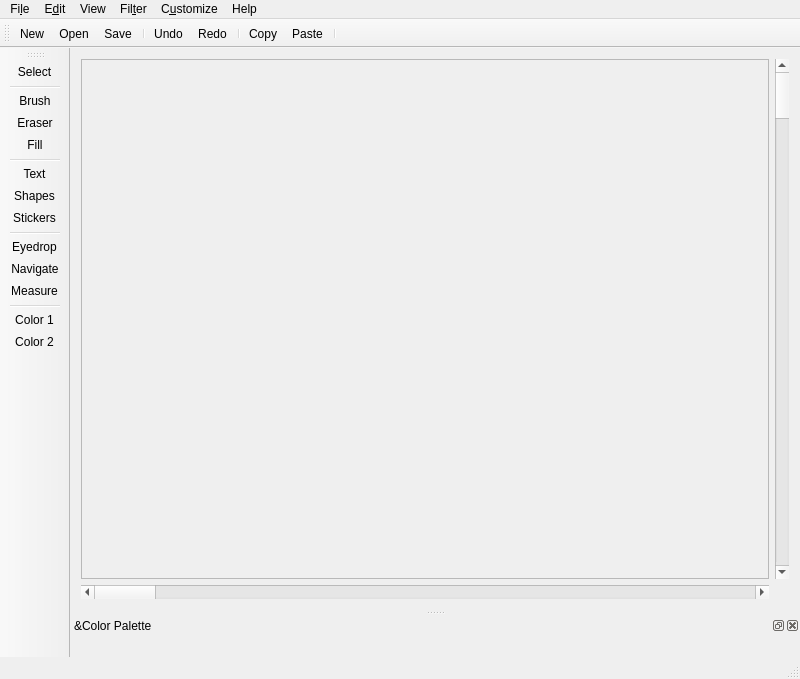
<?xml version="1.0" encoding="UTF-8"?>
<!--
 Addle source code
 Copyright 2019 Eleanor Hawk
 Modification and distribution permitted under the terms of the MIT License.
 See "LICENSE" for full details.
-->
<ui version="4.0">
 <class>MainWindow</class>
 <widget class="QMainWindow" name="MainWindow">
  <property name="geometry">
   <rect>
    <x>0</x>
    <y>0</y>
    <width>800</width>
    <height>679</height>
   </rect>
  </property>
  <property name="sizePolicy">
   <sizepolicy hsizetype="Preferred" vsizetype="Minimum">
    <horstretch>0</horstretch>
    <verstretch>0</verstretch>
   </sizepolicy>
  </property>
  <property name="windowTitle">
   <string>Addle</string>
  </property>
  <widget class="QWidget" name="centralWidget">
   <layout class="QGridLayout" name="gridLayout_4">
    <item row="0" column="0">
     <layout class="QGridLayout" name="gridLayout_2">
      <item row="0" column="0">
       <widget class="QFrame" name="frame">
        <property name="frameShape">
         <enum>QFrame::StyledPanel</enum>
        </property>
        <property name="frameShadow">
         <enum>QFrame::Raised</enum>
        </property>
        <layout class="QGridLayout" name="gridLayout">
         <item row="0" column="0">
          <widget class="EditorViewPort" name="editorViewPort" native="true">
           <property name="minimumSize">
            <size>
             <width>320</width>
             <height>240</height>
            </size>
           </property>
          </widget>
         </item>
        </layout>
       </widget>
      </item>
      <item row="0" column="1">
       <widget class="QScrollBar" name="verticalScrollBar">
        <property name="orientation">
         <enum>Qt::Vertical</enum>
        </property>
       </widget>
      </item>
      <item row="1" column="0">
       <widget class="QScrollBar" name="horizontalScrollBar">
        <property name="orientation">
         <enum>Qt::Horizontal</enum>
        </property>
       </widget>
      </item>
     </layout>
    </item>
   </layout>
  </widget>
  <widget class="QMenuBar" name="menuBar">
   <property name="geometry">
    <rect>
     <x>0</x>
     <y>0</y>
     <width>800</width>
     <height>23</height>
    </rect>
   </property>
   <widget class="QMenu" name="menuFile">
    <property name="title">
     <string>Fi&amp;le</string>
    </property>
    <addaction name="actionNew"/>
    <addaction name="actionOpen"/>
    <addaction name="actionSave"/>
    <addaction name="actionSave_As"/>
    <addaction name="separator"/>
    <addaction name="actionPrint"/>
   </widget>
   <widget class="QMenu" name="menuEdit">
    <property name="title">
     <string>E&amp;dit</string>
    </property>
    <addaction name="actionUndo"/>
    <addaction name="actionRedo"/>
    <addaction name="separator"/>
    <addaction name="actionCopy"/>
    <addaction name="actionCut"/>
    <addaction name="actionPaste"/>
    <addaction name="actionPaste_as_Layer"/>
    <addaction name="actionDelete"/>
    <addaction name="separator"/>
    <addaction name="actionImport"/>
    <addaction name="actionExport"/>
    <addaction name="separator"/>
    <addaction name="actionScale_Rotate"/>
    <addaction name="actionCrop_to_Selection"/>
   </widget>
   <widget class="QMenu" name="menuView">
    <property name="title">
     <string>View</string>
    </property>
    <addaction name="separator"/>
    <addaction name="actionAdvanced_Tools"/>
    <addaction name="actionLayers_2"/>
    <addaction name="actionColor_Pallete"/>
   </widget>
   <widget class="QMenu" name="menuHelp">
    <property name="title">
     <string>Help</string>
    </property>
    <addaction name="actionHelp"/>
    <addaction name="actionAbout"/>
   </widget>
   <widget class="QMenu" name="menuFilter">
    <property name="title">
     <string>Fil&amp;ter</string>
    </property>
    <addaction name="actionInvert_colors"/>
    <addaction name="actionBlur"/>
    <addaction name="actionSharpen"/>
    <addaction name="actionHLS_Adjust"/>
    <addaction name="actionBrightness_Contrast"/>
   </widget>
   <widget class="QMenu" name="menuCustomize">
    <property name="title">
     <string>C&amp;ustomize</string>
    </property>
    <addaction name="actionSticker_Packs"/>
    <addaction name="actionColor_Palettes"/>
    <addaction name="separator"/>
    <addaction name="actionPreferences_2"/>
   </widget>
   <addaction name="menuFile"/>
   <addaction name="menuEdit"/>
   <addaction name="menuView"/>
   <addaction name="menuFilter"/>
   <addaction name="menuCustomize"/>
   <addaction name="menuHelp"/>
  </widget>
  <widget class="QStatusBar" name="statusBar"/>
  <widget class="QDockWidget" name="dockWidget_4">
   <property name="windowTitle">
    <string>&amp;Color Palette</string>
   </property>
   <attribute name="dockWidgetArea">
    <number>8</number>
   </attribute>
   <widget class="QWidget" name="dockWidgetContents_4">
    <layout class="QGridLayout" name="gridLayout_3">
     <item row="0" column="0">
      <widget class="QWidget" name="widget" native="true">
       <property name="sizePolicy">
        <sizepolicy hsizetype="Expanding" vsizetype="Maximum">
         <horstretch>0</horstretch>
         <verstretch>0</verstretch>
        </sizepolicy>
       </property>
      </widget>
     </item>
    </layout>
   </widget>
  </widget>
  <widget class="QToolBar" name="toolBar">
   <property name="windowTitle">
    <string>toolBar</string>
   </property>
   <attribute name="toolBarArea">
    <enum>TopToolBarArea</enum>
   </attribute>
   <attribute name="toolBarBreak">
    <bool>false</bool>
   </attribute>
   <addaction name="actionNew"/>
   <addaction name="actionOpen"/>
   <addaction name="actionSave"/>
   <addaction name="separator"/>
   <addaction name="actionUndo"/>
   <addaction name="actionRedo"/>
   <addaction name="separator"/>
   <addaction name="actionCopy"/>
   <addaction name="actionPaste"/>
   <addaction name="separator"/>
  </widget>
  <widget class="QToolBar" name="toolBar_3">
   <property name="windowTitle">
    <string>toolBar_3</string>
   </property>
   <attribute name="toolBarArea">
    <enum>LeftToolBarArea</enum>
   </attribute>
   <attribute name="toolBarBreak">
    <bool>false</bool>
   </attribute>
   <addaction name="action_toolselect_select"/>
   <addaction name="separator"/>
   <addaction name="action_toolselect_brush"/>
   <addaction name="action_toolselect_eraser"/>
   <addaction name="action_toolselect_fill"/>
   <addaction name="separator"/>
   <addaction name="action_toolselect_text"/>
   <addaction name="action_toolselect_shapes"/>
   <addaction name="action_toolselect_stickers"/>
   <addaction name="separator"/>
   <addaction name="action_toolselect_eyedrop"/>
   <addaction name="action_toolselect_navigate"/>
   <addaction name="action_toolselect_measure"/>
   <addaction name="separator"/>
   <addaction name="action_Color_1"/>
   <addaction name="actionColor_2"/>
  </widget>
  <action name="actionUndo">
   <property name="text">
    <string>&amp;Undo</string>
   </property>
  </action>
  <action name="actionRedo">
   <property name="text">
    <string>&amp;Redo</string>
   </property>
  </action>
  <action name="actionCopy">
   <property name="text">
    <string>&amp;Copy</string>
   </property>
  </action>
  <action name="actionCut">
   <property name="text">
    <string>Cut</string>
   </property>
  </action>
  <action name="actionPaste">
   <property name="text">
    <string>&amp;Paste</string>
   </property>
  </action>
  <action name="actionNew">
   <property name="text">
    <string>&amp;New</string>
   </property>
  </action>
  <action name="actionOpen">
   <property name="text">
    <string>&amp;Open</string>
   </property>
  </action>
  <action name="actionSave">
   <property name="text">
    <string>&amp;Save</string>
   </property>
  </action>
  <action name="actionSave_As">
   <property name="text">
    <string>Sa&amp;ve As</string>
   </property>
  </action>
  <action name="actionPreferences">
   <property name="text">
    <string>Preferences</string>
   </property>
  </action>
  <action name="actionPreferences_2">
   <property name="text">
    <string>Pr&amp;eferences...</string>
   </property>
  </action>
  <action name="actionReset">
   <property name="text">
    <string>&amp;Reset View</string>
   </property>
  </action>
  <action name="actionReset_Rotation">
   <property name="text">
    <string>R&amp;eset Rotation</string>
   </property>
  </action>
  <action name="actionZoom_to_Fit">
   <property name="text">
    <string>&amp;Zoom to Fit</string>
   </property>
  </action>
  <action name="action_turntableCcw">
   <property name="text">
    <string>Rotate Left</string>
   </property>
  </action>
  <action name="action_turntableCw">
   <property name="text">
    <string>Rotate Right</string>
   </property>
  </action>
  <action name="action_toolselect_brush">
   <property name="checkable">
    <bool>false</bool>
   </property>
   <property name="text">
    <string>Brush</string>
   </property>
  </action>
  <action name="action_toolselect_shapes">
   <property name="checkable">
    <bool>false</bool>
   </property>
   <property name="text">
    <string>Shapes</string>
   </property>
  </action>
  <action name="action_toolselect_select">
   <property name="checkable">
    <bool>false</bool>
   </property>
   <property name="text">
    <string>Select</string>
   </property>
  </action>
  <action name="actionHelp">
   <property name="text">
    <string>&amp;Help</string>
   </property>
  </action>
  <action name="actionAbout">
   <property name="text">
    <string>&amp;About</string>
   </property>
  </action>
  <action name="action_toolselect_eraser">
   <property name="checkable">
    <bool>false</bool>
   </property>
   <property name="text">
    <string>Eraser</string>
   </property>
  </action>
  <action name="actionNavigat">
   <property name="text">
    <string>&amp;Navigator</string>
   </property>
  </action>
  <action name="actionLayers">
   <property name="text">
    <string>&amp;Layers</string>
   </property>
  </action>
  <action name="actionColor_Wheel">
   <property name="text">
    <string>&amp;Colors</string>
   </property>
  </action>
  <action name="actionCrop">
   <property name="text">
    <string>Crop</string>
   </property>
  </action>
  <action name="action_toolselect_navigate">
   <property name="checkable">
    <bool>false</bool>
   </property>
   <property name="text">
    <string>Navigate</string>
   </property>
  </action>
  <action name="action_toolselect_measure">
   <property name="checkable">
    <bool>false</bool>
   </property>
   <property name="text">
    <string>Measure</string>
   </property>
  </action>
  <action name="action_toolselect_fill">
   <property name="checkable">
    <bool>false</bool>
   </property>
   <property name="text">
    <string>Fill</string>
   </property>
  </action>
  <action name="action_toolselect_text">
   <property name="checkable">
    <bool>false</bool>
   </property>
   <property name="text">
    <string>Text</string>
   </property>
  </action>
  <action name="action_toolselect_eyedrop">
   <property name="checkable">
    <bool>false</bool>
   </property>
   <property name="text">
    <string>Eyedrop</string>
   </property>
  </action>
  <action name="actionImport">
   <property name="text">
    <string>&amp;Import...</string>
   </property>
  </action>
  <action name="actionExport">
   <property name="text">
    <string>&amp;Export...</string>
   </property>
  </action>
  <action name="actionPaste_as_Layer">
   <property name="text">
    <string>Paste as &amp;Layer</string>
   </property>
  </action>
  <action name="actionPrint">
   <property name="text">
    <string>&amp;Print</string>
   </property>
  </action>
  <action name="actionAdvanced_Tools">
   <property name="text">
    <string>&amp;Navigator</string>
   </property>
  </action>
  <action name="actionInvert_colors">
   <property name="text">
    <string>&amp;Invert colors</string>
   </property>
  </action>
  <action name="actionBlur">
   <property name="text">
    <string>&amp;Blur</string>
   </property>
  </action>
  <action name="actionSharpen">
   <property name="text">
    <string>&amp;Sharpen</string>
   </property>
  </action>
  <action name="actionHLS_Adjust">
   <property name="text">
    <string>&amp;HLS Adjust</string>
   </property>
  </action>
  <action name="actionBrightness_Contrast">
   <property name="text">
    <string>Brightness / &amp;Contrast</string>
   </property>
  </action>
  <action name="actionScale_Rotate">
   <property name="text">
    <string>&amp;Scale / Rotate</string>
   </property>
  </action>
  <action name="actionCrop_to_Selection">
   <property name="text">
    <string>Cr&amp;op</string>
   </property>
  </action>
  <action name="actionSticker_Packs">
   <property name="text">
    <string>&amp;Sticker Packs</string>
   </property>
  </action>
  <action name="actionColor_Palettes">
   <property name="text">
    <string>&amp;Color Palettes</string>
   </property>
  </action>
  <action name="action_toolselect_stickers">
   <property name="checkable">
    <bool>false</bool>
   </property>
   <property name="text">
    <string>Stickers</string>
   </property>
  </action>
  <action name="actionDelete">
   <property name="text">
    <string>&amp;Delete</string>
   </property>
  </action>
  <action name="actionColor_Pallete">
   <property name="text">
    <string>&amp;Color Pallete</string>
   </property>
  </action>
  <action name="actionLayers_2">
   <property name="text">
    <string>&amp;Layers</string>
   </property>
  </action>
  <action name="action_Color_1">
   <property name="text">
    <string> Color 1</string>
   </property>
  </action>
  <action name="actionColor_2">
   <property name="text">
    <string>Color 2</string>
   </property>
  </action>
  <action name="action_zoomIn">
   <property name="text">
    <string>Zoom In</string>
   </property>
  </action>
  <action name="action_zoomOut">
   <property name="text">
    <string>Zoom Out</string>
   </property>
  </action>
 </widget>
 <layoutdefault spacing="6" margin="11"/>
 <customwidgets>
  <customwidget>
   <class>EditorViewPort</class>
   <extends>QWidget</extends>
   <header>views/editorviewport.h</header>
   <container>1</container>
  </customwidget>
 </customwidgets>
 <resources/>
 <connections/>
</ui>
